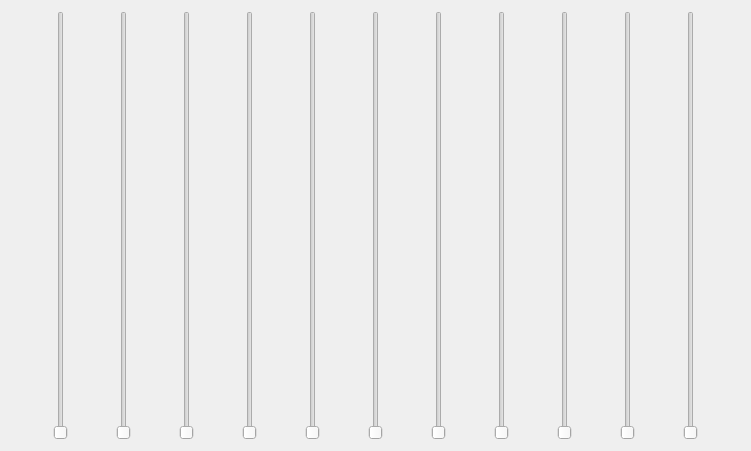
    <widget class="QWidget" name="sessionslidersLayout" native="true">
     <property name="geometry">
      <rect>
       <x>10</x>
       <y>130</y>
       <width>751</width>
       <height>451</height>
      </rect>
     </property>
     <layout class="QHBoxLayout" name="DurationSliders_2">
      <property name="rightMargin">
       <number>0</number>
      </property>
      <item>
       <widget class="QSlider" name="preSlider_2">
        <property name="styleSheet">
         <string notr="true"/>
        </property>
        <property name="maximum">
         <number>90</number>
        </property>
        <property name="singleStep">
         <number>5</number>
        </property>
        <property name="pageStep">
         <number>5</number>
        </property>
        <property name="tracking">
         <bool>false</bool>
        </property>
        <property name="orientation">
         <enum>Qt::Vertical</enum>
        </property>
        <property name="tickPosition">
         <enum>QSlider::NoTicks</enum>
        </property>
       </widget>
      </item>
      <item>
       <widget class="QSlider" name="rinSlider_2">
        <property name="maximum">
         <number>90</number>
        </property>
        <property name="singleStep">
         <number>5</number>
        </property>
        <property name="pageStep">
         <number>5</number>
        </property>
        <property name="orientation">
         <enum>Qt::Vertical</enum>
        </property>
        <property name="tickPosition">
         <enum>QSlider::NoTicks</enum>
        </property>
       </widget>
      </item>
      <item>
       <widget class="QSlider" name="kyoSlider_2">
        <property name="maximum">
         <number>90</number>
        </property>
        <property name="singleStep">
         <number>5</number>
        </property>
        <property name="pageStep">
         <number>5</number>
        </property>
        <property name="orientation">
         <enum>Qt::Vertical</enum>
        </property>
        <property name="tickPosition">
         <enum>QSlider::NoTicks</enum>
        </property>
       </widget>
      </item>
      <item>
       <widget class="QSlider" name="tohSlider_2">
        <property name="maximum">
         <number>90</number>
        </property>
        <property name="singleStep">
         <number>5</number>
        </property>
        <property name="pageStep">
         <number>5</number>
        </property>
        <property name="orientation">
         <enum>Qt::Vertical</enum>
        </property>
        <property name="tickPosition">
         <enum>QSlider::NoTicks</enum>
        </property>
       </widget>
      </item>
      <item>
       <widget class="QSlider" name="shaSlider_2">
        <property name="maximum">
         <number>90</number>
        </property>
        <property name="singleStep">
         <number>5</number>
        </property>
        <property name="pageStep">
         <number>5</number>
        </property>
        <property name="orientation">
         <enum>Qt::Vertical</enum>
        </property>
        <property name="tickPosition">
         <enum>QSlider::NoTicks</enum>
        </property>
       </widget>
      </item>
      <item>
       <widget class="QSlider" name="kaiSlider_2">
        <property name="maximum">
         <number>90</number>
        </property>
        <property name="singleStep">
         <number>5</number>
        </property>
        <property name="pageStep">
         <number>5</number>
        </property>
        <property name="orientation">
         <enum>Qt::Vertical</enum>
        </property>
        <property name="tickPosition">
         <enum>QSlider::NoTicks</enum>
        </property>
       </widget>
      </item>
      <item>
       <widget class="QSlider" name="jinSlider_2">
        <property name="maximum">
         <number>90</number>
        </property>
        <property name="singleStep">
         <number>5</number>
        </property>
        <property name="pageStep">
         <number>5</number>
        </property>
        <property name="orientation">
         <enum>Qt::Vertical</enum>
        </property>
        <property name="tickPosition">
         <enum>QSlider::NoTicks</enum>
        </property>
       </widget>
      </item>
      <item>
       <widget class="QSlider" name="retsuSlider_2">
        <property name="maximum">
         <number>90</number>
        </property>
        <property name="singleStep">
         <number>5</number>
        </property>
        <property name="pageStep">
         <number>5</number>
        </property>
        <property name="orientation">
         <enum>Qt::Vertical</enum>
        </property>
        <property name="tickPosition">
         <enum>QSlider::NoTicks</enum>
        </property>
       </widget>
      </item>
      <item>
       <widget class="QSlider" name="zaiSlider_2">
        <property name="maximum">
         <number>90</number>
        </property>
        <property name="singleStep">
         <number>5</number>
        </property>
        <property name="pageStep">
         <number>5</number>
        </property>
        <property name="orientation">
         <enum>Qt::Vertical</enum>
        </property>
        <property name="tickPosition">
         <enum>QSlider::NoTicks</enum>
        </property>
       </widget>
      </item>
      <item>
       <widget class="QSlider" name="zenSlider_2">
        <property name="maximum">
         <number>90</number>
        </property>
        <property name="singleStep">
         <number>5</number>
        </property>
        <property name="pageStep">
         <number>5</number>
        </property>
        <property name="orientation">
         <enum>Qt::Vertical</enum>
        </property>
        <property name="tickPosition">
         <enum>QSlider::NoTicks</enum>
        </property>
       </widget>
      </item>
      <item>
       <widget class="QSlider" name="postSlider_2">
        <property name="maximum">
         <number>90</number>
        </property>
        <property name="singleStep">
         <number>5</number>
        </property>
        <property name="pageStep">
         <number>5</number>
        </property>
        <property name="orientation">
         <enum>Qt::Vertical</enum>
        </property>
        <property name="tickPosition">
         <enum>QSlider::NoTicks</enum>
        </property>
       </widget>
      </item>
     </layout>
    </widget>
